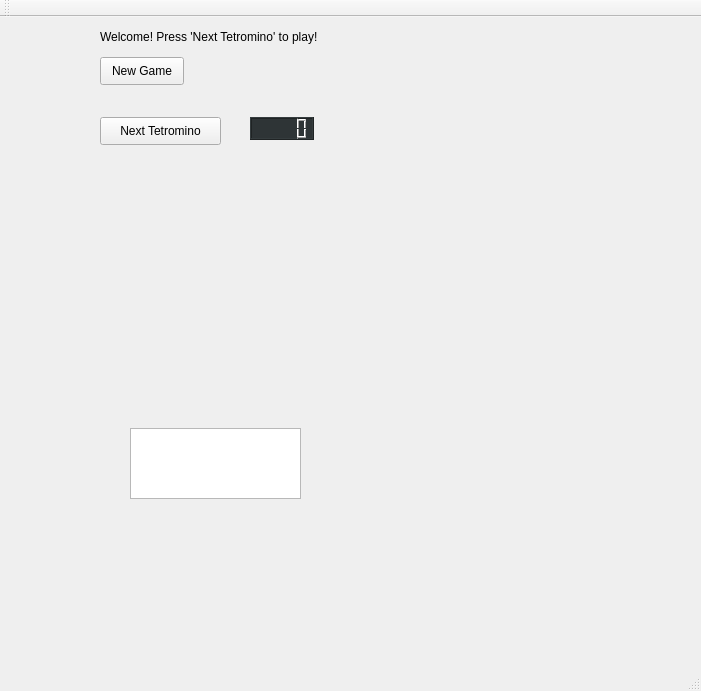
<?xml version="1.0" encoding="UTF-8"?>
<ui version="4.0">
 <class>MainWindow</class>
 <widget class="QMainWindow" name="MainWindow">
  <property name="geometry">
   <rect>
    <x>0</x>
    <y>0</y>
    <width>701</width>
    <height>691</height>
   </rect>
  </property>
  <property name="windowTitle">
   <string>MainWindow</string>
  </property>
  <widget class="QWidget" name="centralWidget">
   <widget class="QGraphicsView" name="graphicsView">
    <property name="geometry">
     <rect>
      <x>130</x>
      <y>411</y>
      <width>171</width>
      <height>71</height>
     </rect>
    </property>
   </widget>
   <widget class="QPushButton" name="dropTetrominoButton">
    <property name="geometry">
     <rect>
      <x>100</x>
      <y>100</y>
      <width>121</width>
      <height>28</height>
     </rect>
    </property>
    <property name="text">
     <string>Next Tetromino</string>
    </property>
   </widget>
   <widget class="QLabel" name="gameStatus">
    <property name="geometry">
     <rect>
      <x>100</x>
      <y>10</y>
      <width>291</width>
      <height>20</height>
     </rect>
    </property>
    <property name="text">
     <string>Welcome! Press 'Next Tetromino' to play!</string>
    </property>
   </widget>
   <widget class="QPushButton" name="newGameButton">
    <property name="geometry">
     <rect>
      <x>100</x>
      <y>40</y>
      <width>84</width>
      <height>28</height>
     </rect>
    </property>
    <property name="text">
     <string>New Game</string>
    </property>
   </widget>
   <widget class="QLCDNumber" name="displayPlayedTime">
    <property name="geometry">
     <rect>
      <x>250</x>
      <y>100</y>
      <width>64</width>
      <height>23</height>
     </rect>
    </property>
    <property name="styleSheet">
     <string notr="true">background-color: rgb(46, 52, 54);

</string>
    </property>
   </widget>
  </widget>
  <widget class="QMenuBar" name="menuBar">
   <property name="geometry">
    <rect>
     <x>0</x>
     <y>0</y>
     <width>701</width>
     <height>25</height>
    </rect>
   </property>
  </widget>
  <widget class="QToolBar" name="mainToolBar">
   <attribute name="toolBarArea">
    <enum>TopToolBarArea</enum>
   </attribute>
   <attribute name="toolBarBreak">
    <bool>false</bool>
   </attribute>
  </widget>
  <widget class="QStatusBar" name="statusBar"/>
 </widget>
 <layoutdefault spacing="6" margin="11"/>
 <resources/>
 <connections/>
</ui>
